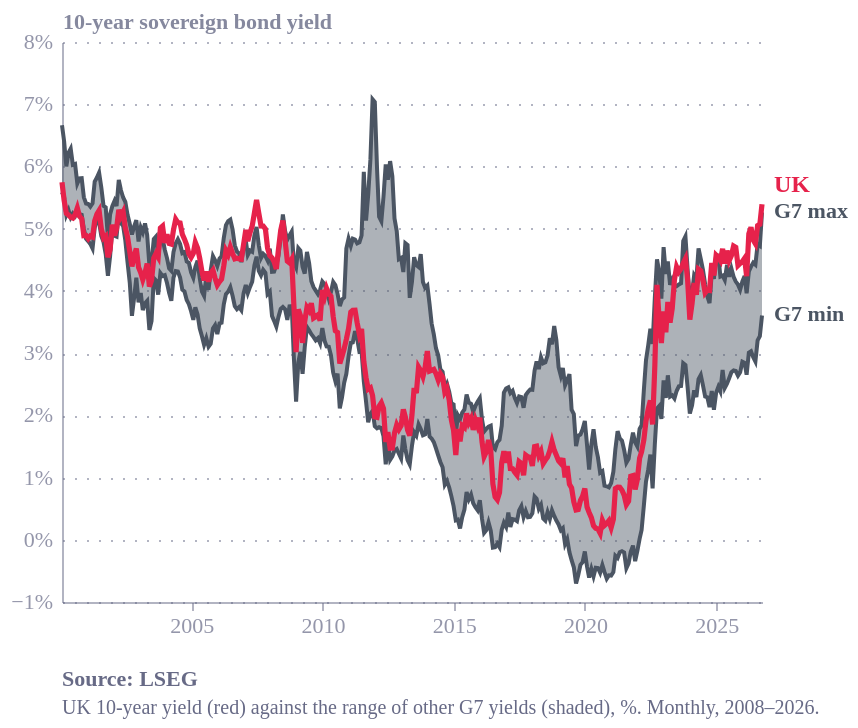

Vega-Lite specification for this chart:
### Vega-Lite specification from a JSON file in a GitHub repository (floating-point values rounded to 4 significant figures; data arrays with more than 128 entries replaced by an {"elided": "..."} marker saying what was removed)
{"config": {"font": "Circular Std", "text": {"color": "#676A86", "align": "left", "baseline": "middle", "dx": 7, "dy": 0, "fontSize": 11}, "view": {"stroke": "transparent", "continuousWidth": 400, "continuousHeight": 300, "discreteWidth": 400, "discreteHeight": 300, "fill": "transparent"}, "range": {"category": ["#36B7B4", "#E6224B", "#F4C245", "#0063AF", "#00A767", "#179FDB", "#EB5C2E"], "diverging": ["#E6224B", "#E54753", "#C9C9C9", "#179FDB", "#122B39"], "heatmap": ["#C9C9C9", "#179FDB", "#0063AF", "#122B39"], "ordinal": ["#00A767", "#36B7B4", "#179FDB", "#0063AF", "#243B5A"]}, "bar": {"color": "#179fdb"}, "line": {"color": "#e6224b"}, "rule": {"color": "#676A86"}, "area": {"opacity": 0.3}, "point": {"filled": true, "size": 80, "color": "#e6224b", "opacity": 0.95}, "geoshape": {"stroke": "white", "strokeWidth": 0.3}, "rect": {"fill": "#d6d4d4", "opacity": 0.3}, "axis": {"labelColor": "#676A86", "labelFontSize": 11, "labelFont": "Circular Std", "labelOpacity": 0.7, "tickColor": "#676A86", "tickOpacity": 0.5, "domainColor": "#676A86", "domainOpacity": 0.5, "gridColor": "#676A86", "gridDash": [2, 2], "gridOpacity": 0.5, "title": null, "titleColor": "#676A86", "titleOpacity": 0.8, "tickSize": 4}, "axisXDiscrete": {"grid": false, "labelAngle": 0, "tickCount": 10, "tickOpacity": 0.5, "title": null}, "axisYDiscrete": {"ticks": false, "labelPadding": 5}, "axisXTemporal": {"grid": false, "ticks": true}, "axisXQuantitative": {"grid": true}, "axisYQuantitative": {"gridColor": "#676A86", "gridDash": [1, 5], "gridOpacity": 0.5, "ticks": false, "labelPadding": 5, "tickCount": 8, "titleAngle": 0, "titleAlign": "left", "titleBaseline": "bottom", "titleX": 0, "titleY": -5}, "title": {"color": "#676A86E6", "subtitleColor": "#676A86", "font": "Circular Std", "subtitleFont": "Circular Std", "anchor": "start", "fontSize": 14, "subtitleFontSize": 12, "subtitlePadding": 4, "offset": 0, "frame": "group"}, "legend": {"titleColor": "#122b39", "title": null, "labelColor": "#122b39", "labelFontSize": 11}, "background": "white"}, "layer": [{"mark": {"type": "area", "color": "#4b5563", "opacity": 0.45}, "encoding": {"x": {"axis": {"format": "%Y", "tickCount": 8}, "field": "date", "title": null, "type": "temporal"}, "y": {"axis": {"labelExpr": "datum.label + '%'"}, "field": "min", "scale": {"zero": false}, "title": "10-year sovereign bond yield", "type": "quantitative"}, "y2": {"field": "max"}}}, {"mark": {"type": "line", "color": "#4b5563", "strokeWidth": 2}, "encoding": {"x": {"field": "date", "type": "temporal"}, "y": {"field": "min", "type": "quantitative"}}}, {"mark": {"type": "line", "color": "#4b5563", "strokeWidth": 2}, "encoding": {"x": {"field": "date", "type": "temporal"}, "y": {"field": "max", "type": "quantitative"}}}, {"mark": {"type": "text", "align": "left", "color": "#4b5563", "dx": 6, "fontSize": 11, "fontWeight": "bold"}, "encoding": {"text": {"value": "G7 max"}, "x": {"aggregate": "max", "field": "date", "type": "temporal"}, "y": {"aggregate": {"argmax": "date"}, "field": "max", "type": "quantitative"}}}, {"mark": {"type": "text", "align": "left", "color": "#4b5563", "dx": 6, "fontSize": 11, "fontWeight": "bold"}, "encoding": {"text": {"value": "G7 min"}, "x": {"aggregate": "max", "field": "date", "type": "temporal"}, "y": {"aggregate": {"argmax": "date"}, "field": "min", "type": "quantitative"}}}, {"data": {"name": "data-b275bf199330b71c17199fd11c64864b"}, "mark": {"type": "line", "color": "#E6224B", "strokeWidth": 2.6}, "encoding": {"x": {"field": "date", "type": "temporal"}, "y": {"field": "yield", "type": "quantitative"}}}, {"data": {"name": "data-b275bf199330b71c17199fd11c64864b"}, "mark": {"type": "text", "align": "left", "color": "#E6224B", "dx": 6, "dy": -10, "fontSize": 12, "fontWeight": "bold"}, "encoding": {"text": {"value": "UK"}, "x": {"aggregate": "max", "field": "date", "type": "temporal"}, "y": {"aggregate": {"argmax": "date"}, "field": "yield", "type": "quantitative"}}}], "data": {"name": "data-423d8259610e0746a3b330e4eaf8212c"}, "height": 280, "title": {"text": "Source: LSEG", "anchor": "start", "color": "#676A86", "dy": 12, "fontSize": 11, "orient": "bottom", "subtitle": ["UK 10-year yield (red) against the range of other G7 yields (shaded), %. Monthly, 2008–2026."], "subtitleColor": "#676A86", "subtitleFontSize": 10}, "width": 350, "$schema": "https://vega.github.io/schema/vega-lite/v6.4.1.json", "datasets": {"data-423d8259610e0746a3b330e4eaf8212c": {"elided": "321 records"}, "data-b275bf199330b71c17199fd11c64864b": {"elided": "321 records"}}}
